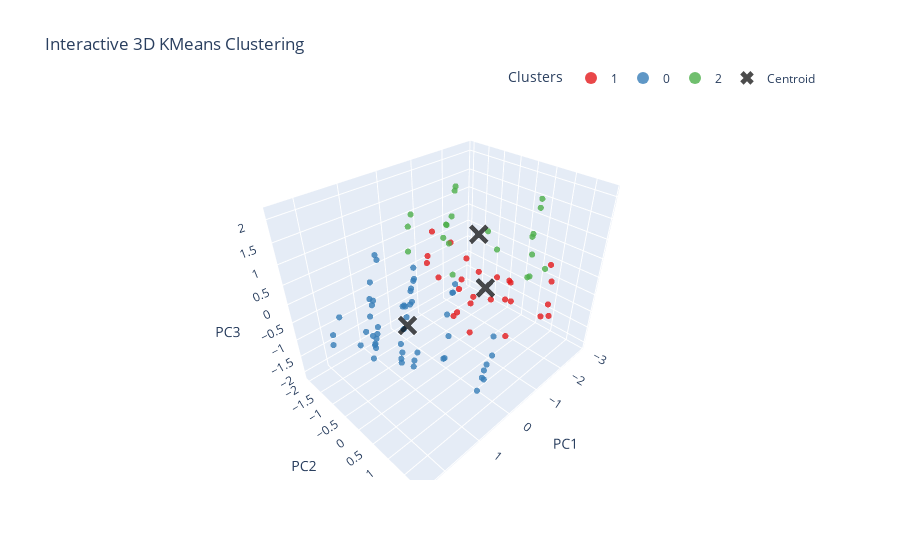

Notebook cell for this chart:
### Code cell
# Because our optimal 3 dimensions can be viualized, we use plotly to generate an interactive scatter plot. This helps gain further insights and understand the data better due to the visualization
plot_df = pd.DataFrame(pcadf_opt)
plot_df['Cluster'] = y_kmeans.astype(str)

fig = px.scatter_3d(
    plot_df,
    x='PC1',
    y='PC2',
    z='PC3',
    color='Cluster',
    title='Interactive 3D KMeans Clustering',
    opacity=0.8,
    size_max=6,            
    size=[5]*len(plot_df), 
    color_discrete_sequence=px.colors.qualitative.Set1
)

# Add cluster centers as big black X marks
centers = kmeans.cluster_centers_
centroids_df = pd.DataFrame(centers, columns=['PC1', 'PC2', 'PC3'])
centroids_df['Cluster'] = ['Centroid'] * len(centers)

fig.add_trace(
    px.scatter_3d(
        centroids_df,
        x='PC1',
        y='PC2',
        z='PC3',
        color='Cluster',
        size=[12]*len(centers),
        symbol_sequence=['x'],
        color_discrete_sequence=['black']
    ).data[0]
)

fig.update_traces(marker=dict(line=dict(width=0)))  
fig.update_layout(
    legend_title_text='Clusters',
    legend=dict(
        orientation='h',
        yanchor='bottom',
        y=1.02,
        xanchor='right',
        x=1
    )
)

fig.show()

### Figure 1 — Plotly figure (JSON) as saved in the notebook; plotly's stock layout.template omitted (floating-point values rounded to 4 significant figures)
{"data": [{"hovertemplate": "Cluster=1<br>PC1=%{x}<br>PC2=%{y}<br>PC3=%{z}<br>size=%{marker.size}<extra></extra>", "legendgroup": "1", "marker": {"color": "rgb(228,26,28)", "line": {"width": 0}, "opacity": 0.8, "size": [5, 5, 5, 5, 5, 5, 5, 5, 5, 5, 5, 5, 5, 5, 5, 5, 5, 5, 5, 5, 5, 5, 5, 5, 5, 5], "sizemode": "area", "sizeref": 0.1389, "symbol": "circle"}, "mode": "markers", "name": "1", "scene": "scene", "showlegend": true, "type": "scatter3d", "x": [-0.9523, -1.83, -1.677, -1.252, -0.67, -2.094, -1.43, -2.044, -1.156, -2.059, -2.29, -1.6, -2.256, -1.042, -2.089, -1.36, -1.077, -1.694, -2.365, -2.845, -2.211, -2.633, -2.192, -0.6321, -1.024, -1.289], "y": [-0.5042, -0.8047, -0.7573, -0.5586, -0.2858, -0.8742, 0.2695, 0.2851, 0.3432, 0.092, 0.05032, 0.5358, 0.02592, -1.752, -1.928, -1.873, -1.752, -2.012, 1.17, 0.8101, 1.102, 1.02, 1.334, -0.367, -0.4893, -0.4073], "z": [-0.5544, -1.399, -1.511, 0.1666, -0.9978, -0.7481, -0.06984, -1.089, -0.5371, -1.139, -0.7419, -1.829, -0.6807, -0.3977, -0.2779, 0.3531, -0.1996, -1.274, -0.8868, -0.1171, -1.21, -0.4098, -1.054, -1.138, -0.298, -2.086]}, {"hovertemplate": "Cluster=0<br>PC1=%{x}<br>PC2=%{y}<br>PC3=%{z}<br>size=%{marker.size}<extra></extra>", "legendgroup": "0", "marker": {"color": "rgb(55,126,184)", "line": {"width": 0}, "opacity": 0.8, "size": [5, 5, 5, 5, 5, 5, 5, 5, 5, 5, 5, 5, 5, 5, 5, 5, 5, 5, 5, 5, 5, 5, 5, 5, 5, 5, 5, 5, 5, 5, 5, 5, 5, 5, 5, 5, 5, 5, 5, 5, 5, 5, 5, 5, 5, 5, 5, 5, 5, 5, 5, 5, 5], "sizemode": "area", "sizeref": 0.1389, "symbol": "circle"}, "mode": "markers", "name": "0", "scene": "scene", "showlegend": true, "type": "scatter3d", "x": [0.8805, 1.934, 1.259, 0.6288, 2.023, 0.7067, 2.204, 1.105, 2.128, 0.8297, 0.3669, 1.776, 0.4004, 0.8434, 1.825, 0.9979, 0.5519, 0.2465, 1.037, 1.911, 2.445, 1.129, 1.522, 2.382, 2.195, 1.604, 1.155, 1.326, 0.9393, 0.7295, 0.6966, 1.127, 0.9288, 0.8142, 0.4916, 0.6354, 0.7285, 0.7577, 0.8154, 1.399, 2.048, 1.442, 1.349, 0.8453, 0.6101, 0.835, 0.4831, 0.8497, 0.6974, 0.9706, 2.0, 1.967, 2.037], "y": [-0.4101, 0.15, -0.08003, -0.3135, 0.1915, -0.3289, 0.2999, -0.1432, 0.3015, -0.2138, 0.5706, 1.084, 0.6242, 0.9431, 1.042, 0.9822, 0.6061, 0.5311, 0.9894, 1.121, -0.7482, -1.277, -0.9558, -0.8082, -0.779, -1.131, -1.165, -1.026, -1.467, -1.419, -1.525, -1.14, 1.814, 1.874, 1.785, 1.896, 1.854, 1.818, 1.827, 0.082, 0.1714, 0.1438, 0.06673, -0.4091, -0.3097, -0.1465, -0.4667, -0.3597, -0.3183, -0.1868, 0.04723, 0.1543, 0.1418], "z": [-0.05099, 0.3279, -0.6717, 0.5348, 0.1191, 0.3045, -0.197, -0.3899, 0.0221, 0.07953, 0.5441, 0.1914, 0.5911, -0.07904, -0.002634, -0.5419, 0.1134, 0.6758, -0.5277, -0.03953, -0.374, -0.1765, -0.7054, -0.1836, 0.1862, -1.162, -0.2758, -0.4246, 0.09023, 0.6095, 0.6732, -0.1535, -0.901, -0.6261, 0.2147, -0.1019, -0.3034, -0.4627, -0.6144, -0.8975, -0.003956, -0.9381, -0.7605, -0.04225, 0.5786, 0.187, 0.7239, -0.04121, 0.3691, -0.1676, 0.08583, 0.1785, -0.06201]}, {"hovertemplate": "Cluster=2<br>PC1=%{x}<br>PC2=%{y}<br>PC3=%{z}<br>size=%{marker.size}<extra></extra>", "legendgroup": "2", "marker": {"color": "rgb(77,175,74)", "line": {"width": 0}, "opacity": 0.8, "size": [5, 5, 5, 5, 5, 5, 5, 5, 5, 5, 5, 5, 5, 5, 5, 5, 5, 5, 5, 5, 5], "sizemode": "area", "sizeref": 0.1389, "symbol": "circle"}, "mode": "markers", "name": "2", "scene": "scene", "showlegend": true, "type": "scatter3d", "x": [-0.7341, -1.136, -0.5216, -0.655, 0.1862, -1.735, -1.032, -0.1335, -0.3966, -0.5313, -1.292, -0.8776, -1.858, -1.618, -0.8649, -1.083, -1.559, -1.294, -0.7171, -1.15, -0.8458], "y": [-0.703, -0.8509, -0.4177, -0.7314, 0.4022, -0.02911, 0.2514, -1.371, -1.65, -1.685, 1.219, 1.517, 1.256, 1.117, 1.478, 1.385, 1.144, 1.202, -0.6996, -0.8357, -0.6544], "z": [1.193, 1.837, 0.9242, 0.8896, 0.8155, 0.4293, 1.283, 0.4825, 0.929, 1.183, 1.489, 0.7991, 0.4141, 2.113, 0.7641, 1.165, 1.946, 1.416, 1.21, 1.939, 1.382]}, {"hovertemplate": "Cluster=Centroid<br>PC1=%{x}<br>PC2=%{y}<br>PC3=%{z}<br>size=%{marker.size}<extra></extra>", "legendgroup": "Centroid", "marker": {"color": "black", "line": {"width": 0}, "size": [12, 12, 12], "sizemode": "area", "sizeref": 0.03, "symbol": "x"}, "mode": "markers", "name": "Centroid", "scene": "scene", "showlegend": true, "type": "scatter3d", "x": [1.2, -1.683, -0.9451], "y": [0.1129, -0.2819, 0.06401], "z": [-0.08449, -0.774, 1.172]}], "layout": {"legend": {"itemsizing": "constant", "orientation": "h", "title": {"text": "Clusters"}, "tracegroupgap": 0, "x": 1, "xanchor": "right", "y": 1.02, "yanchor": "bottom"}, "scene": {"domain": {"x": [0, 1], "y": [0, 1]}, "xaxis": {"title": {"text": "PC1"}}, "yaxis": {"title": {"text": "PC2"}}, "zaxis": {"title": {"text": "PC3"}}}, "title": {"text": "Interactive 3D KMeans Clustering"}}}
